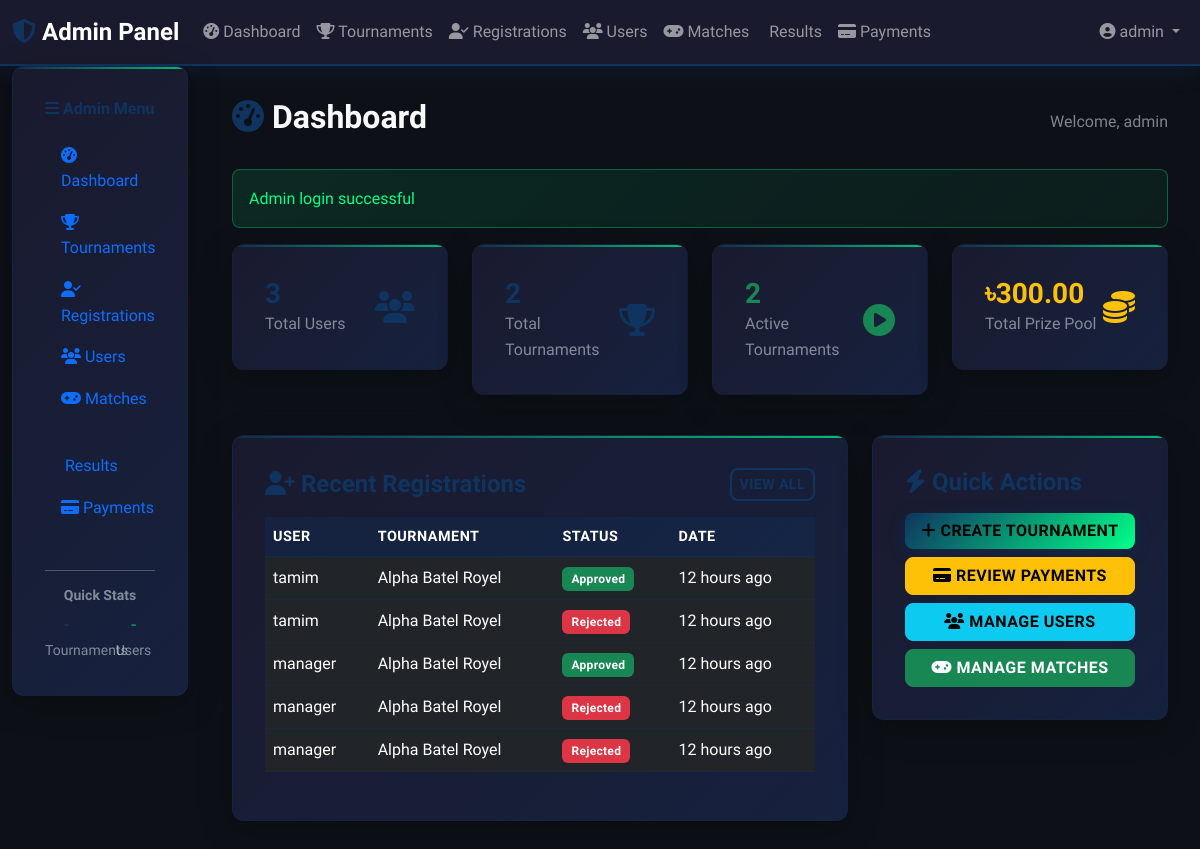
Page /admin/dashboard.php (signed in) on the committed database.
### tables this page shows
CREATE TABLE tournament_registrations (
                    id INTEGER PRIMARY KEY AUTOINCREMENT,
                    tournament_id INTEGER NOT NULL,
                    user_id INTEGER NOT NULL,
                    team_name VARCHAR(100) NOT NULL,
                    status VARCHAR(20) DEFAULT 'pending',
                    payment_status VARCHAR(20) DEFAULT 'pending',
                    registered_at DATETIME DEFAULT CURRENT_TIMESTAMP, team_members TEXT, created_at TIMESTAMP DEFAULT CURRENT_TIMESTAMP, updated_at TIMESTAMP DEFAULT CURRENT_TIMESTAMP,
                    FOREIGN KEY (tournament_id) REFERENCES tournaments(id) ON DELETE CASCADE,
                    FOREIGN KEY (user_id) REFERENCES users(id) ON DELETE CASCADE
                );

CREATE TABLE users (
                    id INTEGER PRIMARY KEY AUTOINCREMENT,
                    username VARCHAR(50) UNIQUE NOT NULL,
                    email VARCHAR(100) UNIQUE NOT NULL,
                    password VARCHAR(255) NOT NULL,
                    full_name VARCHAR(100) NOT NULL,
                    phone VARCHAR(20),
                    is_admin BOOLEAN DEFAULT 0,
                    created_at DATETIME DEFAULT CURRENT_TIMESTAMP,
                    updated_at DATETIME DEFAULT CURRENT_TIMESTAMP
                , wallet_balance DECIMAL(10,2) DEFAULT 0.00, status VARCHAR(20) DEFAULT 'active');

CREATE TABLE tournaments (
                    id INTEGER PRIMARY KEY AUTOINCREMENT,
                    name VARCHAR(200) NOT NULL,
                    description TEXT,
                    game_type VARCHAR(100) NOT NULL,
                    max_teams INTEGER NOT NULL,
                    entry_fee DECIMAL(10,2) DEFAULT 0,
                    prize_pool DECIMAL(10,2) DEFAULT 0,
                    start_date DATETIME,
                    end_date DATETIME,
                    status VARCHAR(20) DEFAULT 'upcoming',
                    thumbnail VARCHAR(255),
                    created_at DATETIME DEFAULT CURRENT_TIMESTAMP,
                    updated_at DATETIME DEFAULT CURRENT_TIMESTAMP
                , winner_id INTEGER, runner_up_id INTEGER, third_place_id INTEGER, winner_prize DECIMAL(10,2) DEFAULT 0.00, runner_up_prize DECIMAL(10,2) DEFAULT 0.00, third_place_prize DECIMAL(10,2) DEFAULT 0.00);

### includes/functions.php (called while the page is built, shortened)
<?php
function formatTaka($amount) {
    return '৳' . number_format($amount, 2);
}
function getFlashMessage() {
    if (isset($_SESSION['flash_message'])) {
        $message = $_SESSION['flash_message'];
        $type = $_SESSION['flash_type'] ?? 'info';
        return ['message' => $message, 'type' => $type];
    }
    return null;
}
function timeAgo($datetime) {
    $time = time() - strtotime($datetime);
    if ($time < 86400) return floor($time/3600) . ' hours ago';
    return date('M d, Y', strtotime($datetime));
}
?>

### admin/dashboard.php (the view, shortened to what this page needs)
<?php
require_once '../config/config.php';
try {
    $stmt = $pdo->query("SELECT COUNT(*) as total FROM users WHERE status = 'active'");
    $totalUsers = $stmt->fetch()['total'];
    $stmt = $pdo->query("SELECT COUNT(*) as total FROM tournaments");
    $totalTournaments = $stmt->fetch()['total'];
    $stmt = $pdo->query("SELECT COUNT(*) as total FROM tournaments WHERE status = 'active'");
    $activeTournaments = $stmt->fetch()['total'];
    $stmt = $pdo->query("SELECT SUM(prize_pool) as total FROM tournaments WHERE status IN ('active', 'upcoming')");
    $totalPrizePool = $stmt->fetch()['total'] ?? 0;
    $stmt = $pdo->query("
        SELECT tr.*, u.username, t.name as tournament_name
        FROM tournament_registrations tr
        JOIN users u ON tr.user_id = u.id
        JOIN tournaments t ON tr.tournament_id = t.id
        ORDER BY tr.created_at DESC
        LIMIT 10
    ");
    $recentRegistrations = $stmt->fetchAll();
} catch (PDOException $e) {
    $totalUsers = $totalTournaments = $activeTournaments = $totalPrizePool = $pendingPayments = 0;
    $recentRegistrations = [];
}
$flash = getFlashMessage();
?>
<!DOCTYPE html>
<html lang="en">
<head>
    <link href="https://cdn.jsdelivr.net/npm/bootstrap@5.3.0/dist/css/bootstrap.min.css" rel="stylesheet">
    <link rel="stylesheet" href="https://cdnjs.cloudflare.com/ajax/libs/font-awesome/6.4.0/css/all.min.css">
    <link rel="stylesheet" href="../assets/css/style.css">
</head>
<body>
    <?php include '../includes/navbar.php'; ?>
    <div class="container-fluid">
        <div class="row">
            <?php include '../includes/sidebar.php'; ?>
            <div class="col-lg-10 main-content">
                <div class="d-flex justify-content-between align-items-center mb-4">
                    <h2 class="text-light">
                        <i class="fas fa-tachometer-alt text-accent"></i> Dashboard
                    </h2>
                    <div class="text-light-50">
                        Welcome, <?= htmlspecialchars($_SESSION['admin_username']) ?>
                    </div>
                </div>
                <?php if ($flash): ?>
                    <div class="alert alert-<?= $flash['type'] === 'success' ? 'success' : 'danger' ?>">
                        <?= htmlspecialchars($flash['message']) ?>
                    </div>
                <?php endif; ?>
                <div class="row mb-4">
                    <div class="col-lg-3 col-md-6 mb-3">
                        <div class="gaming-card stat-card">
                            <div class="d-flex justify-content-between align-items-center">
                                <div>
                                    <h3 class="text-accent mb-0"><?= number_format($totalUsers) ?></h3>
                                    <p class="text-light-50 mb-0">Total Users</p>
                                </div>
                                <i class="fas fa-users fa-2x text-accent"></i>
                            </div>
                        </div>
                    </div>
                    <div class="col-lg-3 col-md-6 mb-3">
                        <div class="gaming-card stat-card">
                            <div class="d-flex justify-content-between align-items-center">
                                <div>
                                    <h3 class="text-accent mb-0"><?= number_format($totalTournaments) ?></h3>
                                    <p class="text-light-50 mb-0">Total Tournaments</p>
                                </div>
                                <i class="fas fa-trophy fa-2x text-accent"></i>
                            </div>
                        </div>
                    </div>
                    <div class="col-lg-3 col-md-6 mb-3">
                        <div class="gaming-card stat-card">
                            <div class="d-flex justify-content-between align-items-center">
                                <div>
                                    <h3 class="text-success mb-0"><?= number_format($activeTournaments) ?></h3>
                                    <p class="text-light-50 mb-0">Active Tournaments</p>
                                </div>
                                <i class="fas fa-play-circle fa-2x text-success"></i>
                            </div>
                        </div>
                    </div>
                    <div class="col-lg-3 col-md-6 mb-3">
                        <div class="gaming-card stat-card">
                            <div class="d-flex justify-content-between align-items-center">
                                <div>
                                    <h3 class="text-warning mb-0"><?= formatTaka($totalPrizePool) ?></h3>
                                    <p class="text-light-50 mb-0">Total Prize Pool</p>
                                </div>
                                <i class="fas fa-coins fa-2x text-warning"></i>
                            </div>
                        </div>
                    </div>
                </div>
                <div class="row">
                    <div class="col-lg-8 mb-4">
                        <div class="gaming-card">
                            <div class="d-flex justify-content-between align-items-center mb-3">
                                <h4 class="text-accent mb-0">
                                    <i class="fas fa-user-plus"></i> Recent Registrations
                                </h4>
                                <a href="tournaments.php" class="btn btn-sm btn-outline-accent">
                                </a>
                            </div>
                            <?php if (empty($recentRegistrations)): ?>
                                <div class="text-center text-light-50 py-4">
                                    <i class="fas fa-inbox fa-3x mb-3"></i>
                                    <p>No recent registrations</p>
                                </div>
                            <?php else: ?>
                                <div class="table-responsive">
                                    <table class="table table-dark table-hover">
                                        <thead>
                                            <tr>
                                                <th>User</th>
                                                <th>Tournament</th>
                                                <th>Status</th>
                                                <th>Date</th>
                                            </tr>
                                        </thead>
                                        <tbody>
                                            <?php foreach ($recentRegistrations as $reg): ?>
                                                <tr>
                                                    <td><?= htmlspecialchars($reg['username']) ?></td>
                                                    <td><?= htmlspecialchars($reg['tournament_name']) ?></td>
                                                    <td>
                                                        <span class="badge bg-<?= $reg['status'] === 'approved' ? 'success' : ($reg['status'] === 'pending' ? 'warning' : 'danger') ?>">
                                                            <?= ucfirst($reg['status']) ?>
                                                        </span>
                                                    </td>
                                                    <td><?= timeAgo($reg['created_at']) ?></td>
                                                </tr>
                                            <?php endforeach; ?>
                                        </tbody>
                                    </table>
                                </div>
                            <?php endif; ?>
                        </div>
                    </div>
                    <div class="col-lg-4 mb-4">
                        <div class="gaming-card">
                            <h4 class="text-accent mb-3">
                                <i class="fas fa-bolt"></i> Quick Actions
                            </h4>
                            <div class="d-grid gap-2">
                                <a href="tournaments.php?action=create" class="btn btn-accent">
                                    <i class="fas fa-plus"></i> Create Tournament
                                </a>
                                <a href="payments.php" class="btn btn-warning">
                                    <i class="fas fa-credit-card"></i> Review Payments
                                </a>
                                <a href="users.php" class="btn btn-info">
                                    <i class="fas fa-users"></i> Manage Users
                                </a>
                                <a href="matches.php" class="btn btn-success">
                                    <i class="fas fa-gamepad"></i> Manage Matches
                                </a>
                            </div>
                        </div>
                    </div>
                </div>
            </div>
        </div>
    </div>
</body>
</html>

### assets/css/style.css (style rules this page uses)
:root { --primary: #1a1a2e; --secondary: #16213e; --accent: #0f3460; --success: #00ff88; --warning: #ff6b35; --background: #0d1117; --text: #f0f6fc; --text-50: rgba(240, 246, 252, 0.5); --text-75: rgba(240, 246, 252, 0.75); }
* { box-sizing: border-box; }
body { background: var(--background); color: var(--text); font-family: 'Rajdhani', 'Roboto', sans-serif; line-height: 1.6; }
h1, h2, h3, h4, h5, h6 { font-family: 'Orbitron', monospace; font-weight: 600; }
.text-accent { color: var(--accent) !important; }
.text-light-50 { color: var(--text-50) !important; }
.btn { font-family: 'Rajdhani', sans-serif; font-weight: 600; text-transform: uppercase; letter-spacing: 0.5px; border-radius: 8px; transition: all 0.3s ease; position: relative; overflow: hidden; }
.btn-accent { background: linear-gradient(135deg, var(--accent) 0%, #00ff88 100%); border: none; color: #000; box-shadow: 0 4px 15px rgba(15, 52, 96, 0.4); }
.btn-outline-accent { border: 2px solid var(--accent); color: var(--accent); background: transparent; }
.gaming-card { background: linear-gradient(135deg, var(--primary) 0%, var(--secondary) 100%); border: 1px solid rgba(15, 52, 96, 0.3); border-radius: 12px; padding: 2rem; box-shadow: 0 8px 32px rgba(0, 0, 0, 0.3); position: relative; overflow: hidden; }
.gaming-card:before { content: ''; position: absolute; top: 0; left: 0; right: 0; height: 2px; background: linear-gradient(90deg, var(--accent), var(--success)); opacity: 0.7; }
.stat-card { transition: all 0.3s ease; border: 1px solid transparent; }
.stat-card h3, .stat-card h4 { font-family: 'Orbitron', monospace; font-weight: 700; }
.table-dark { background-color: transparent; }
.table-dark th { background-color: rgba(15, 52, 96, 0.3); border-color: rgba(15, 52, 96, 0.5); font-weight: 600; text-transform: uppercase; letter-spacing: 0.5px; font-size: 0.9rem; }
.table-dark td { border-color: rgba(15, 52, 96, 0.3); vertical-align: middle; }
.alert { border-radius: 8px; border: none; font-weight: 500; }
.alert-success { background: linear-gradient(135deg, rgba(0, 255, 136, 0.1), rgba(0, 255, 136, 0.05)); color: var(--success); border: 1px solid rgba(0, 255, 136, 0.3); }
.badge { font-weight: 600; letter-spacing: 0.3px; padding: 0.5em 0.75em; }
.main-content { padding: 2rem; min-height: 100vh; }
.gaming-card { animation: fadeInUp 0.6s ease; }

### rows in the picture
tournament_registrations: user.username "tamim", tournament.name "Alpha Batel Royel", status "Approved", created_at "12 hours ago"
tournament_registrations: user.username "tamim", tournament.name "Alpha Batel Royel", status "Rejected", created_at "12 hours ago"
tournament_registrations: user.username "manager", tournament.name "Alpha Batel Royel", status "Approved", created_at "12 hours ago"
tournament_registrations: user.username "manager", tournament.name "Alpha Batel Royel", status "Rejected", created_at "12 hours ago"
tournament_registrations: user.username "manager", tournament.name "Alpha Batel Royel", status "Rejected", created_at "12 hours ago"

### other values in the picture
$_SESSION['admin_username'] "admin"
$flash['message'] "Admin login successful"
$activeTournaments "2"
formatTaka($totalPrizePool) "৳300.00"
